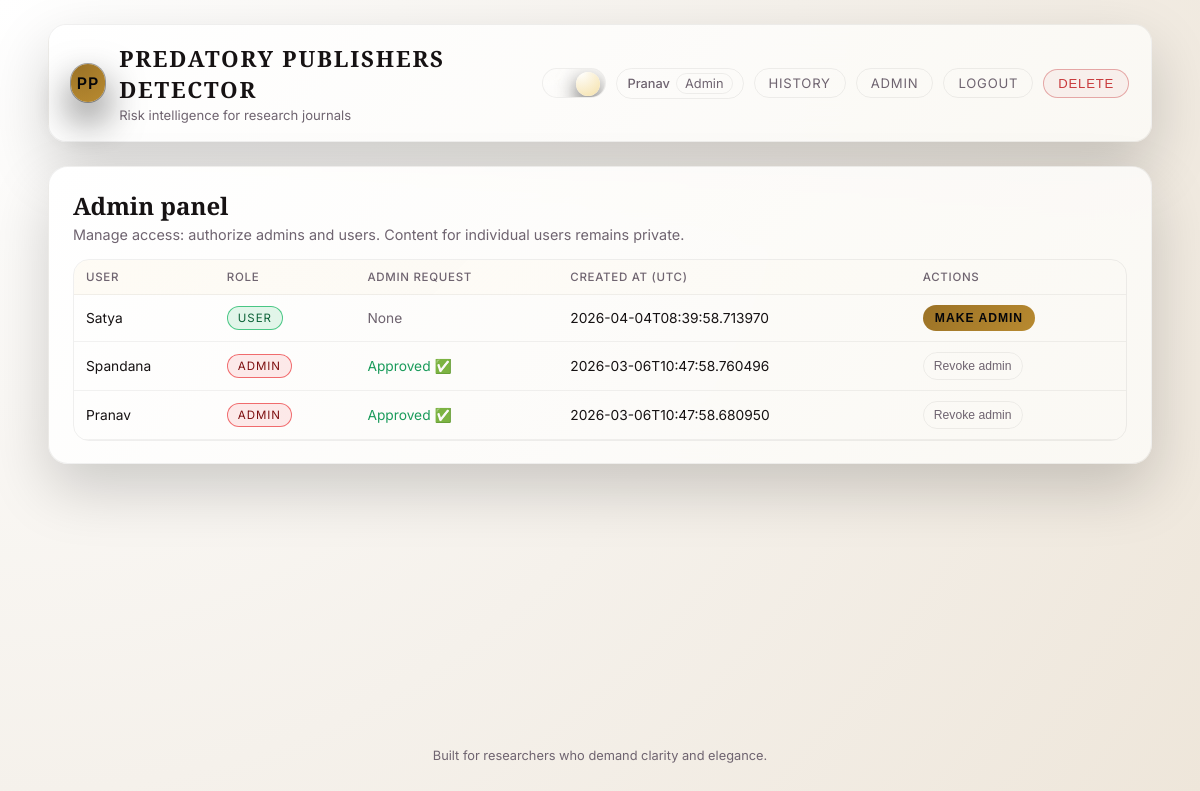
The page /admin (signed in) on the database its author committed.
### tables this page shows
CREATE TABLE users (
                id INTEGER PRIMARY KEY AUTOINCREMENT,
                username TEXT NOT NULL UNIQUE,
                password_hash TEXT NOT NULL,
                role TEXT NOT NULL CHECK(role IN ('admin', 'user')),
                created_at TEXT NOT NULL
            , admin_request TEXT DEFAULT 'none');

### app.py (the view)
            def wrapper(*args, **kwargs):
                user_id = session.get("user_id")
                if not user_id:
                    return redirect(url_for("login", next=request.path))
                user = get_user_by_id(user_id)
                if not user:
                    session.clear()
                    return redirect(url_for("login", next=request.path))
                if role and user.get("role") != role:
                    abort(403)
                return fn(*args, **kwargs)

### predatory_detector/database.py (called while the page is built)
@contextmanager
def get_conn():
    if USE_POSTGRES:
        try:
            import psycopg2
        except ImportError:
            raise ImportError(
                "PostgreSQL support requires 'psycopg2' or 'psycopg2-binary' packages.\n"
                "Please run: pip install psycopg2-binary"
            )
        conn = psycopg2.connect(DATABASE_URL)
        try:
            yield conn
            conn.commit()
        except Exception:
            conn.rollback()
            raise
        finally:
            conn.close()
    else:
        conn = sqlite3.connect(DB_PATH)
        conn.row_factory = sqlite3.Row
        try:
            yield conn
            conn.commit()
        finally:
            conn.close()

def query_row(conn: Any, sql: str, params: tuple = ()) -> Optional[Any]:
    if USE_POSTGRES:
        import psycopg2.extras
        sql = sql.replace("?", "%s")
        cur = conn.cursor(cursor_factory=psycopg2.extras.DictCursor)
        cur.execute(sql, params)
        return cur.fetchone()
    else:
        cur = conn.execute(sql, params)
        return cur.fetchone()

def query_rows(conn: Any, sql: str, params: tuple = ()) -> List[Any]:
    if USE_POSTGRES:
        import psycopg2.extras
        sql = sql.replace("?", "%s")
        cur = conn.cursor(cursor_factory=psycopg2.extras.DictCursor)
        cur.execute(sql, params)
        return cur.fetchall()
    else:
        cur = conn.execute(sql, params)
        return cur.fetchall()

def get_user_by_id(user_id: int) -> Optional[Dict[str, Any]]:
    with get_conn() as conn:
        row = query_row(conn, "SELECT * FROM users WHERE id = ?", (user_id,))
        return dict(row) if row else None

def list_users() -> List[Dict[str, Any]]:
    with get_conn() as conn:
        rows = query_rows(
            conn,
            "SELECT id, username, role, created_at, admin_request FROM users ORDER BY created_at DESC"
        )
        return [dict(r) for r in rows]

### templates/admin.html (shortened to what this page needs)
{% extends "base.html" %}
{% block content %}
  <section class="admin-section glass">
    <div class="admin-header">
      <div>
        <h2>Admin panel</h2>
        <p>Manage access: authorize admins and users. Content for individual users remains private.</p>
      </div>
    </div>
    {% if users %}
      <div class="table-wrapper">
        <table class="lux-table">
          <thead>
            <tr>
              <th>User</th>
              <th>Role</th>
              <th>Admin Request</th>
              <th>Created at (UTC)</th>
              <th>Actions</th>
            </tr>
          </thead>
          <tbody>
            {% for user in users %}
              <tr>
                <td>{{ user.username }}</td>
                <td>
                  <span class="pill pill--small {% if user.role == 'admin' %}pill--danger{% else %}pill--success{% endif %}">
                    {{ user.role|capitalize }}
                  </span>
                </td>
                <td>
                  {% if user.role == 'admin' %}
                    <span class="status-text status-approved">Approved ✅</span>
                  {% elif user.admin_request == 'pending' %}
                    <span class="status-text status-pending">Pending ⏳</span>
                  {% elif user.admin_request == 'rejected' %}
                    <span class="status-text status-rejected">Declined ❌</span>
                  {% else %}
                    <span class="muted">None</span>
                  {% endif %}
                </td>
                <td>{{ user.created_at }}</td>
                <td>
                  <form method="post" class="inline-form">
                    {% if user.role == 'admin' %}
                      <button name="action" value="revoke" class="btn-ghost btn-ghost--small">Revoke admin</button>
                    {% elif user.admin_request == 'pending' %}
                      <button name="action" value="approve" class="btn-primary btn-primary--small" style="margin-right: 4px;">Approve</button>
                      <button name="action" value="reject" class="btn-ghost btn-ghost--small">Reject</button>
                    {% else %}
                      <button name="role" value="admin" class="btn-primary btn-primary--small">Make admin</button>
                    {% endif %}
                  </form>
                </td>
              </tr>
            {% endfor %}
          </tbody>
        </table>
      </div>
    {% else %}
      <p class="muted">No users found.</p>
    {% endif %}
  </section>
{% endblock %}

### templates/base.html (shortened to what this page needs)
<!DOCTYPE html>
<html lang="en" data-theme="dark">
  <head>
    <link rel="stylesheet" href="{{ url_for('static', filename='css/styles.css') }}" />
  </head>
  <body>
    <div class="app-shell">
      <header class="app-header glass">
        <a href="{{ url_for('index') }}" class="brand brand-link">
          <div class="brand-mark">PP</div>
          <div class="brand-copy">
            <h1>Predatory Publishers Detector</h1>
            <p>Risk intelligence for research journals</p>
          </div>
        </a>
        <div class="header-actions">
          <button
            class="theme-toggle"
            id="themeToggle"
            aria-label="Toggle color theme"
            aria-pressed="false"
          >
            <span class="theme-toggle-inner" aria-hidden="true">
              <span class="theme-toggle-icon theme-toggle-icon--moon">☾</span>
              <span class="theme-toggle-icon theme-toggle-icon--sun">☼</span>
              <span class="theme-toggle-thumb"></span>
            </span>
          </button>
          {% if current_user %}
            <span class="user-chip">
              <span class="user-name">{{ current_user.username }}</span>
              <span class="user-role">{{ current_user.role|capitalize }}</span>
            </span>
            <a href="{{ url_for('history') }}" class="pill-link">History</a>
            {% if current_user.role == 'admin' %}
              <a href="{{ url_for('admin_dashboard') }}" class="pill-link">Admin</a>
            {% endif %}
            <a href="{{ url_for('logout') }}" class="pill-link pill-link--soft">Logout</a>
            <form id="deleteAccountForm" action="{{ url_for('delete_account') }}" method="post" style="display:inline;">
              <button type="button" id="deleteAccountBtn" class="pill-link pill-link--danger" style="cursor:pointer;">Delete</button>
            </form>
          {% else %}
            <a href="{{ url_for('login') }}" class="pill-link">Login</a>
            <a href="{{ url_for('signup') }}" class="pill-link pill-link--soft">Sign&nbsp;up</a>
            <a href="{{ url_for('guest_mode') }}" class="pill-link pill-link--ghost">Guest</a>
          {% endif %}
        </div>
      </header>
      <main class="app-main">
        {% block content %}{% endblock %}
      </main>
      <footer class="app-footer">
        <p>Built for researchers who demand clarity and elegance.</p>
      </footer>
    </div>
  </body>
</html>

### rows shown on the page
users: username "Pranav", role "Admin", role "ADMIN", shows "Approved ✅", created_at "2026-03-06T10:47:58.680950", shows "Revoke admin"
users: username "Satya", role "USER", admin_request "None", created_at "2026-04-04T08:39:58.713970"
users: username "Spandana", role "ADMIN", shows "Approved ✅", created_at "2026-03-06T10:47:58.760496", shows "Revoke admin"
